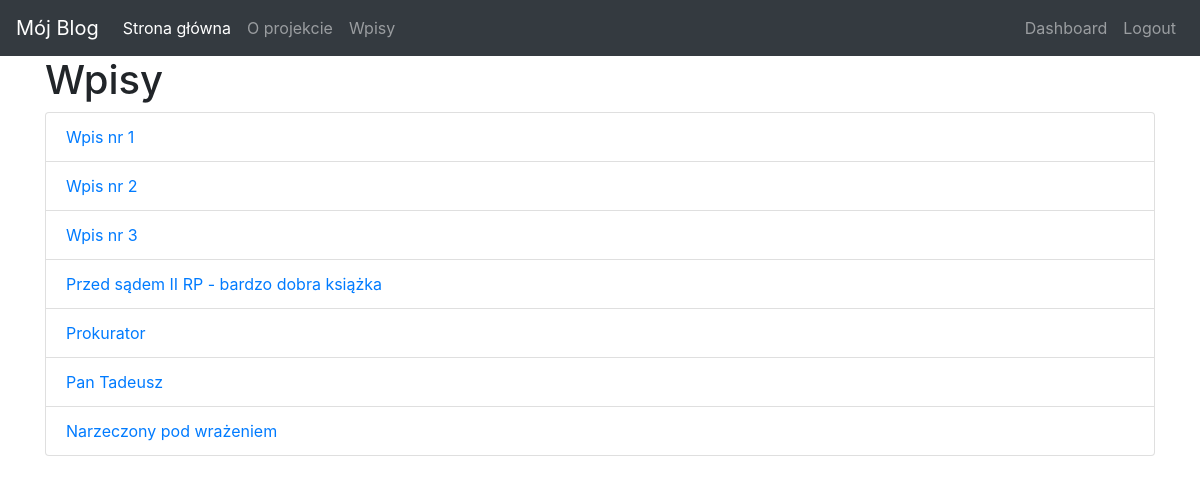
/articles (signed in), run on the app's committed database.
### app.py (models this page shows)
class Items(db.Model):
    __tablename__ = 'items'
    id = db.Column(db.Integer, primary_key=True)
    title = db.Column(db.Text)
    body = db.Column(db.String(500), index=True, unique=False)
    author= db.Column(db.String(100), index=True, unique=True)
    create_date = db.Column(db.String(128))
    publish= db.Column(db.String(2), unique=False)

### app.py (the view)
@app.route('/articles')
def articles():
    result=True
    if result:
        articles = Items.query.all()
        return render_template('articles.html', articles=articles)
    else:
        msg="Nie znaleziono wpisów"
    return render_template('articles.html',msg=msg)

### templates/articles.html
{% extends 'layout.html' %}
{% block body %}
    <h1> Wpisy </h1>
    <ul class="list-group">
         {% for article in articles %}
            {% if article.publish==1 %}
           <li class="list-group-item"><a href="articles/{{article.id}}"> {{article.title}} </a></li>
            {% endif %}
    {% endfor %}
    </ul>
{%endblock%}

### data on the page
Items: title "Wpis nr 1"
Items: title "Wpis nr 2"
Items: title "Wpis nr 3"
Items: title "Przed sądem II RP - bardzo dobra książka"
Items: title "Prokurator"
Items: title "Pan Tadeusz"
Items: title "Narzeczony pod wrażeniem"
